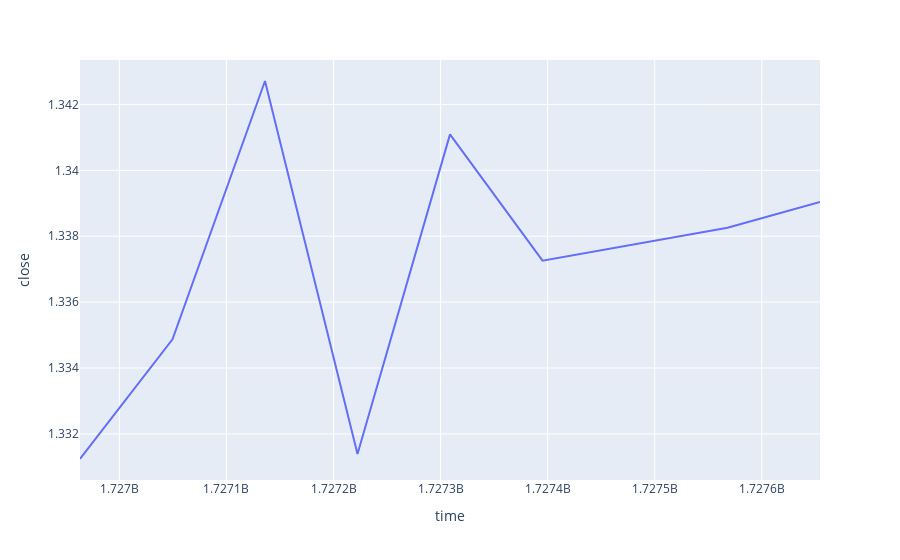

Notebook cell for this chart:
### Markdown cell above
#### Requesting the tick data

### Code cell
## Visualize data with plotly library
# ohlc_data
ohlc_data = pd.DataFrame(mt5.copy_rates_range("GBPUSDz", 
                                             mt5.TIMEFRAME_D1, 
                                             datetime(2024, 9, 21), 
                                             datetime.now()))

fig = px.line(ohlc_data,x=ohlc_data['time'],y=ohlc_data['close'])
fig.show()
ohlc_data

### Figure 1 — Plotly figure (JSON) as saved in the notebook; plotly's stock layout.template omitted (floating-point values rounded to 4 significant figures)
{"data": [{"hovertemplate": "time=%{x}<br>close=%{y}<extra></extra>", "legendgroup": "", "line": {"color": "#636efa", "dash": "solid"}, "marker": {"symbol": "circle"}, "mode": "lines", "name": "", "orientation": "v", "showlegend": false, "type": "scatter", "x": [1726963200, 1727049600, 1727136000, 1727222400, 1727308800, 1727395200, 1727568000, 1727654400], "xaxis": "x", "y": [1.331, 1.335, 1.343, 1.331, 1.341, 1.337, 1.338, 1.339], "yaxis": "y"}], "layout": {"legend": {"tracegroupgap": 0}, "margin": {"t": 60}, "xaxis": {"anchor": "y", "domain": [0, 1], "title": {"text": "time"}}, "yaxis": {"anchor": "x", "domain": [0, 1], "title": {"text": "close"}}}}
